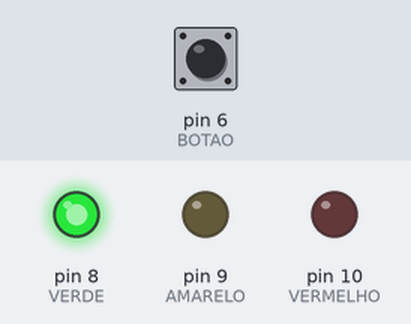
This sketch was run on a simulated Arduino Uno, built with avr-gcc and run on an emulated ATmega328P. Parts: output pins drawn as LEDs (lit = HIGH). The inputs (shaded band) are chosen by the test bench; at power-on: pin 6 (BOTAO) HIGH.

Above: at 1.2 s.
1.3 s: pin 6 (BOTAO) pulled LOW for 0.15 s
At 2.7 s:
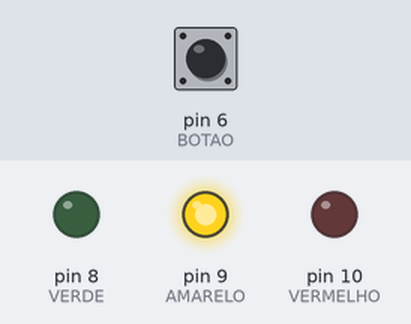
At 5.8 s:
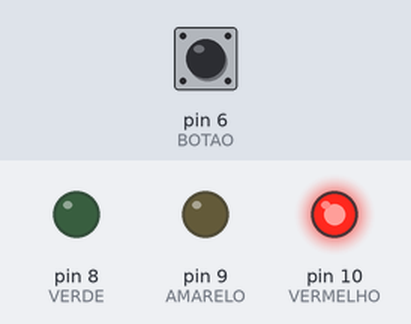
Timing chart, 0 to 14.8 s (numbered marks = the images above; inputs shaded):
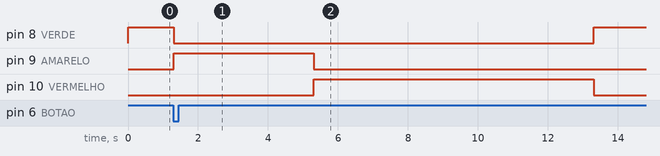

The sketch:

semaforo.ino
```cpp
const int BOTAO = 6;
const int VERDE = 8;
const int AMARELO = 9;
const int VERMELHO = 10;

void setup() {

  pinMode(VERDE, OUTPUT);
  pinMode(AMARELO, OUTPUT);
  pinMode(VERMELHO, OUTPUT);
  pinMode(BOTAO, INPUT_PULLUP);
}

void loop() {
  //abre o terminal
  digitalWrite(VERDE, HIGH);
  while (digitalRead(BOTAO))
    ;

  //muda para o amarelo
  digitalWrite(VERDE, LOW);
  digitalWrite(AMARELO, HIGH);
  delay(4000);

  digitalWrite(AMARELO, LOW);
  digitalWrite(VERMELHO, HIGH);
  delay(8000);

  //abre novamente
  digitalWrite(VERMELHO, LOW);
  }
```

Measured:
- after the input at 1.3 s, pin 8 (VERDE): HIGH → LOW at once, → HIGH 12.0 s later; pin 9 (AMARELO): LOW → HIGH at once, → LOW 4.0 s later; pin 10 (VERMELHO): LOW → HIGH after 4.0 s, → LOW 8.0 s later
